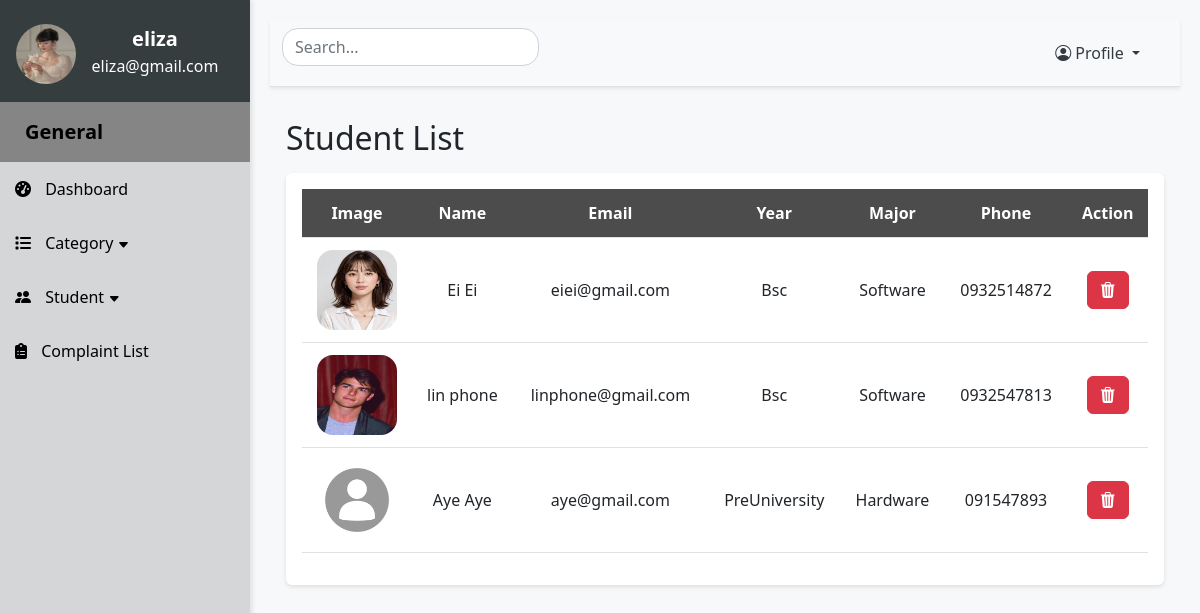
Page /viewStudent (signed in) on the earlier database version.
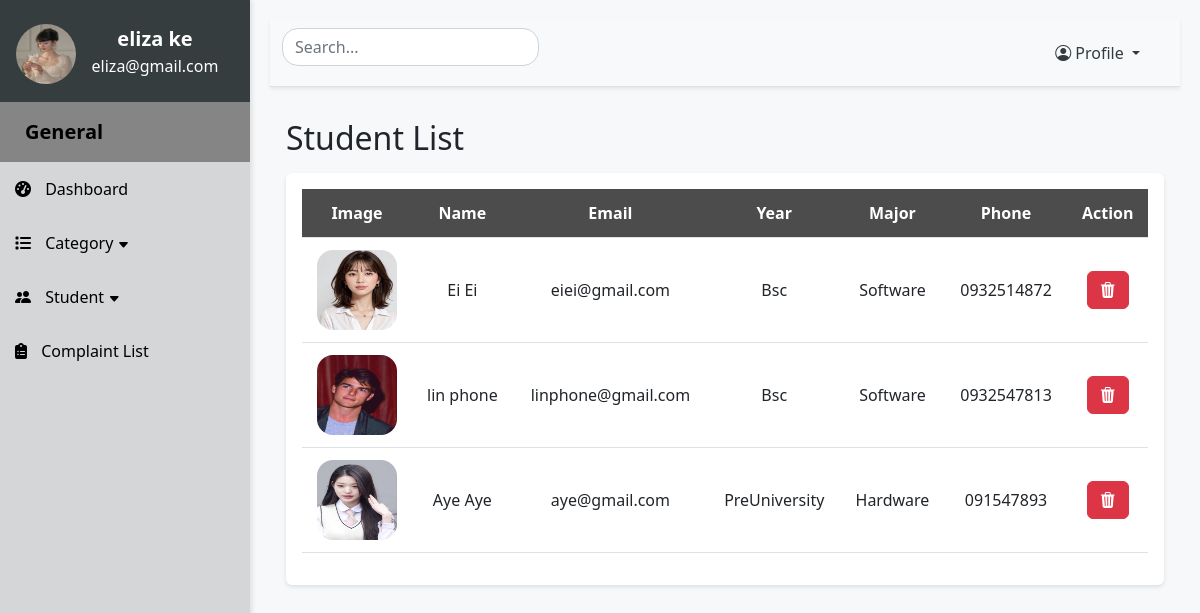
Same page on the later database version.
### website/models.py (models this page shows)
class Student(db.Model):
    id = db.Column(db.Integer, primary_key=True)
    student_name = db.Column(db.String(255), nullable=False)
    student_email = db.Column(db.String(255), nullable=False)
    student_password = db.Column(db.String(255), nullable=False)
    student_image = db.Column(db.String(255), nullable=False)
    student_year = db.Column(db.String(255), nullable=False)
    student_major = db.Column(db.String(255), nullable=False)
    student_phone = db.Column(db.String(255), nullable=False)
    complaints = db.relationship('Complaints')

### app.py (the view)
@app.route('/viewStudent', methods=['GET', 'POST'])
def viewStudent():
    if 'admin_id' not in session:
        return redirect(url_for('SignIn'))
    else:
        return viewstudent()

### website/adminfeatures.py (called while the page is built)
def viewstudent():
    students = Student.query.all()
    count = len(students)
    return render_template("adminstudent.html", students=students, count=count)

### website/templates/adminstudent.html (shortened to what this page needs)
{% extends "adminlayout.html" %} {% block title %}Student Page{% endblock%}
{% block content %}
<h2 class="my-3">Student List</h2>
<div class="p-3 mb-5 rounded table-responsive">
  <table class="table align-middle">
      <thead>
          <tr>
            <th>Image</th>
            <th>Name</th>
            <th>Email</th>
            <th>Year</th>
            <th>Major</th>
            <th>Phone</th>
            <th>Action</th>
          </tr>
      </thead>
      <tbody id="search-table-body">
        {% if count == 0 %}
          <tr>
            <td colspan="6"><h5 style="color: grey">There is no data ...</h5></td>
          </tr>
        {% else %}
          {% for student in students: %}
          <tr>
            <td>
              <img class="img-fluid rounded-4" style="width:80px; height:80px;background-size:cover" src="{{ url_for('static', filename='images/' + student.student_image) }}" alt="user photo">
            </td>
            <td class="searchedvalue">{{ student.student_name}}</td>
            <td class="searchedvalue">{{ student.student_email}}</td>
            <td>{{ student.student_year}}</td>
            <td>{{ student.student_major}}</td>
            <td>{{ student.student_phone}}</td>
            <td>
              <a class="btn btn-danger" onclick="deleteStudent({{ student.id }})"><i class="bi bi-trash3-fill"></i></a>
            </td>
          </tr>
          {% endfor %}
        {% endif %}
      </tbody>
  </table>
</div>
{% endblock %}

Differences in the rows shown:
changed Student "Aye Aye": student_image: picture added in place of a placeholder
Other differences:
{{ session.get('admin')['admin_name'] }}: "eliza" → "eliza ke"
